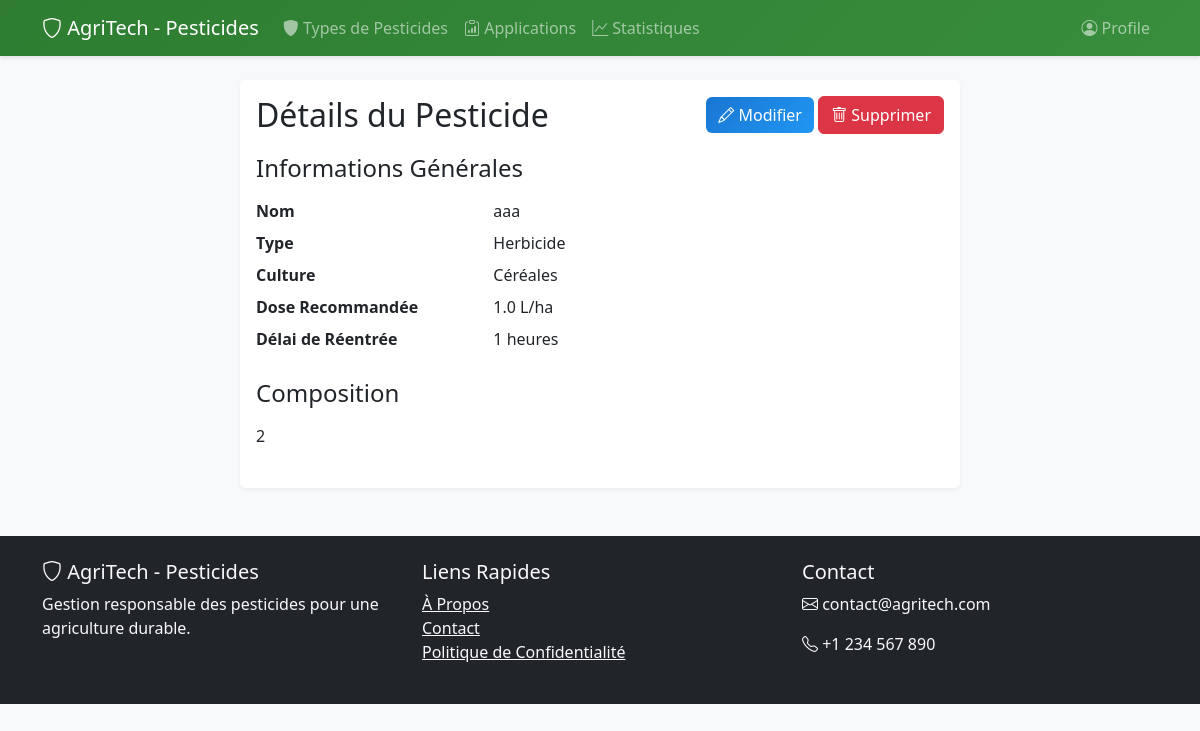
Page /pesticides/6/ on the committed database.
### pesticides/models.py (models this page shows, shortened)
class Pesticide(models.Model):
    TYPE_CHOICES = [
        ('herbicide', 'Herbicide'),
        ('insecticide', 'Insecticide'),
        ('fongicide', 'Fongicide'),
        ('autre', 'Autre'),
    ]
    CULTURE_CHOICES = [
        ('CEREALES', 'Céréales'),
        ('LEGUMES', 'Légumes'),
        ('FRUITS', 'Fruits'),
        ('VIGNE', 'Vigne'),
        ('AUTRE', 'Autre'),
    ]
    nom = models.CharField(max_length=100, verbose_name="Nom")
    composition = models.TextField(verbose_name="Composition chimique")
    type_pesticide = models.CharField(
        max_length=20,
        choices=TYPE_CHOICES,
        verbose_name="Type de pesticide"
    )
    type_culture = models.CharField(
        max_length=20,
        choices=CULTURE_CHOICES,
        default='AUTRE',
        verbose_name="Type de culture"
    )
    dose_recommandee = models.FloatField(
        verbose_name="Dose recommandée (L/ha)",
        validators=[MinValueValidator(0)]
    )
    delai_reentree = models.IntegerField(
        verbose_name="Délai de réentrée (heures)",
        validators=[MinValueValidator(0)],
        help_text="Délai minimum avant de pouvoir retourner sur la parcelle"
    )
    class Meta:
        verbose_name = "Pesticide"
        verbose_name_plural = "Pesticides"

### pesticides/views.py (the view)
class PesticideDetailView(DetailView):
    model = Pesticide
    template_name = 'pesticides/pesticide_detail.html'
    context_object_name = 'pesticide'

### pesticides/templates/pesticides/pesticide_detail.html (shortened to what this page needs)
{% extends 'pesticides/base.html' %}
{% block content %}
<div class="container mt-4">
    <div class="row justify-content-center">
        <div class="col-md-8">
            <div class="card">
                <div class="card-body">
                    <div class="d-flex justify-content-between align-items-center mb-4">
                        <h2 class="card-title mb-0">Détails du Pesticide</h2>
                        <div>
                            <a href="{% url 'pesticides:pesticide-update' pesticide.pk %}" class="btn btn-primary">
                                <i class="bi bi-pencil"></i> Modifier
                            </a>
                            <button type="button" class="btn btn-danger" data-bs-toggle="modal" data-bs-target="#deleteModal">
                                <i class="bi bi-trash"></i> Supprimer
                            </button>
                        </div>
                    </div>
                    <div class="mb-4">
                        <h4 class="card-subtitle mb-3">Informations Générales</h4>
                        <dl class="row">
                            <dt class="col-sm-4">Nom</dt>
                            <dd class="col-sm-8">{{ pesticide.nom }}</dd>
                            <dt class="col-sm-4">Type</dt>
                            <dd class="col-sm-8">{{ pesticide.get_type_pesticide_display }}</dd>
                            <dt class="col-sm-4">Culture</dt>
                            <dd class="col-sm-8">{{ pesticide.get_type_culture_display }}</dd>
                            <dt class="col-sm-4">Dose Recommandée</dt>
                            <dd class="col-sm-8">{{ pesticide.dose_recommandee }} L/ha</dd>
                            <dt class="col-sm-4">Délai de Réentrée</dt>
                            <dd class="col-sm-8">{{ pesticide.delai_reentree }} heures</dd>
                        </dl>
                    </div>
                    <div class="mb-4">
                        <h4 class="card-subtitle mb-3">Composition</h4>
                        <p class="card-text">{{ pesticide.composition|linebreaks }}</p>
                    </div>
                </div>
            </div>
        </div>
    </div>
</div>
{% endblock %}

### pesticides/templates/pesticides/base.html (style rules this page uses)
body { background-color: #f8f9fa; font-family: 'Segoe UI', Tahoma, Geneva, Verdana, sans-serif; }
.card { border: none; box-shadow: 0 2px 4px rgba(0,0,0,0.05); transition: transform 0.2s; }
.btn-primary { background: linear-gradient(135deg, #1976D2 0%, #2196F3 100%); border: none; }

### rows in the picture
Pesticide: nom "aaa", type_pesticide "Herbicide", type_culture "Céréales", dose_recommandee "1.0", delai_reentree "1", composition "2"
